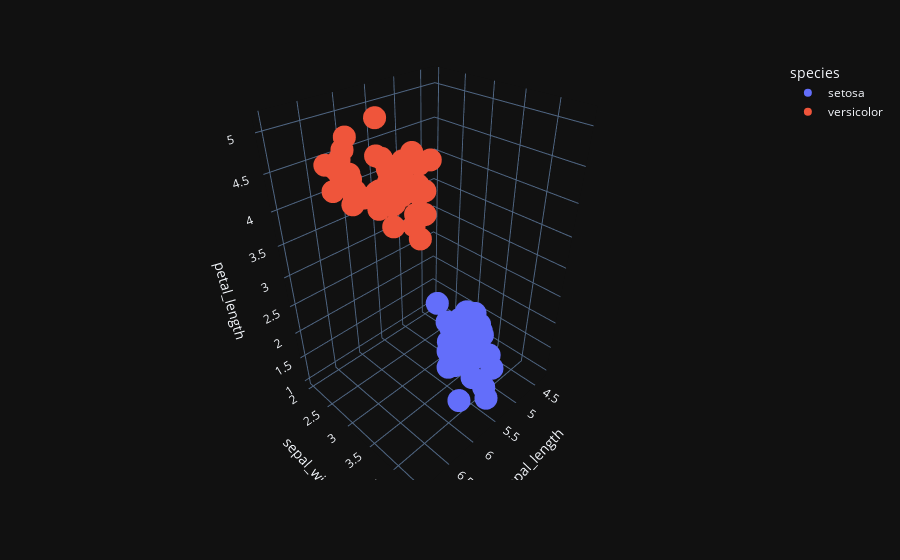

This figure's notebook cell:
### Code cell
df = px.data.iris().iloc[:100,:]
fig = fig = px.scatter_3d(df, x="sepal_length", y="sepal_width",z="petal_length", color="species",template="plotly_dark")
fig.show()

### Figure 1 — Plotly figure (JSON) as saved in the notebook; plotly's stock layout.template omitted (floating-point values rounded to 4 significant figures)
{"data": [{"hovertemplate": "species=setosa<br>sepal_length=%{x}<br>sepal_width=%{y}<br>petal_length=%{z}<extra></extra>", "legendgroup": "setosa", "marker": {"color": "#636efa", "symbol": "circle"}, "mode": "markers", "name": "setosa", "scene": "scene", "showlegend": true, "type": "scatter3d", "x": [5.1, 4.9, 4.7, 4.6, 5, 5.4, 4.6, 5, 4.4, 4.9, 5.4, 4.8, 4.8, 4.3, 5.8, 5.7, 5.4, 5.1, 5.7, 5.1, 5.4, 5.1, 4.6, 5.1, 4.8, 5, 5, 5.2, 5.2, 4.7, 4.8, 5.4, 5.2, 5.5, 4.9, 5, 5.5, 4.9, 4.4, 5.1, 5, 4.5, 4.4, 5, 5.1, 4.8, 5.1, 4.6, 5.3, 5], "y": [3.5, 3, 3.2, 3.1, 3.6, 3.9, 3.4, 3.4, 2.9, 3.1, 3.7, 3.4, 3, 3, 4, 4.4, 3.9, 3.5, 3.8, 3.8, 3.4, 3.7, 3.6, 3.3, 3.4, 3, 3.4, 3.5, 3.4, 3.2, 3.1, 3.4, 4.1, 4.2, 3.1, 3.2, 3.5, 3.1, 3, 3.4, 3.5, 2.3, 3.2, 3.5, 3.8, 3, 3.8, 3.2, 3.7, 3.3], "z": [1.4, 1.4, 1.3, 1.5, 1.4, 1.7, 1.4, 1.5, 1.4, 1.5, 1.5, 1.6, 1.4, 1.1, 1.2, 1.5, 1.3, 1.4, 1.7, 1.5, 1.7, 1.5, 1, 1.7, 1.9, 1.6, 1.6, 1.5, 1.4, 1.6, 1.6, 1.5, 1.5, 1.4, 1.5, 1.2, 1.3, 1.5, 1.3, 1.5, 1.3, 1.3, 1.3, 1.6, 1.9, 1.4, 1.6, 1.4, 1.5, 1.4]}, {"hovertemplate": "species=versicolor<br>sepal_length=%{x}<br>sepal_width=%{y}<br>petal_length=%{z}<extra></extra>", "legendgroup": "versicolor", "marker": {"color": "#EF553B", "symbol": "circle"}, "mode": "markers", "name": "versicolor", "scene": "scene", "showlegend": true, "type": "scatter3d", "x": [7, 6.4, 6.9, 5.5, 6.5, 5.7, 6.3, 4.9, 6.6, 5.2, 5, 5.9, 6, 6.1, 5.6, 6.7, 5.6, 5.8, 6.2, 5.6, 5.9, 6.1, 6.3, 6.1, 6.4, 6.6, 6.8, 6.7, 6, 5.7, 5.5, 5.5, 5.8, 6, 5.4, 6, 6.7, 6.3, 5.6, 5.5, 5.5, 6.1, 5.8, 5, 5.6, 5.7, 5.7, 6.2, 5.1, 5.7], "y": [3.2, 3.2, 3.1, 2.3, 2.8, 2.8, 3.3, 2.4, 2.9, 2.7, 2, 3, 2.2, 2.9, 2.9, 3.1, 3, 2.7, 2.2, 2.5, 3.2, 2.8, 2.5, 2.8, 2.9, 3, 2.8, 3, 2.9, 2.6, 2.4, 2.4, 2.7, 2.7, 3, 3.4, 3.1, 2.3, 3, 2.5, 2.6, 3, 2.6, 2.3, 2.7, 3, 2.9, 2.9, 2.5, 2.8], "z": [4.7, 4.5, 4.9, 4, 4.6, 4.5, 4.7, 3.3, 4.6, 3.9, 3.5, 4.2, 4, 4.7, 3.6, 4.4, 4.5, 4.1, 4.5, 3.9, 4.8, 4, 4.9, 4.7, 4.3, 4.4, 4.8, 5, 4.5, 3.5, 3.8, 3.7, 3.9, 5.1, 4.5, 4.5, 4.7, 4.4, 4.1, 4, 4.4, 4.6, 4, 3.3, 4.2, 4.2, 4.2, 4.3, 3, 4.1]}], "layout": {"legend": {"title": {"text": "species"}, "tracegroupgap": 0}, "margin": {"t": 60}, "scene": {"domain": {"x": [0, 1], "y": [0, 1]}, "xaxis": {"title": {"text": "sepal_length"}}, "yaxis": {"title": {"text": "sepal_width"}}, "zaxis": {"title": {"text": "petal_length"}}}}}
